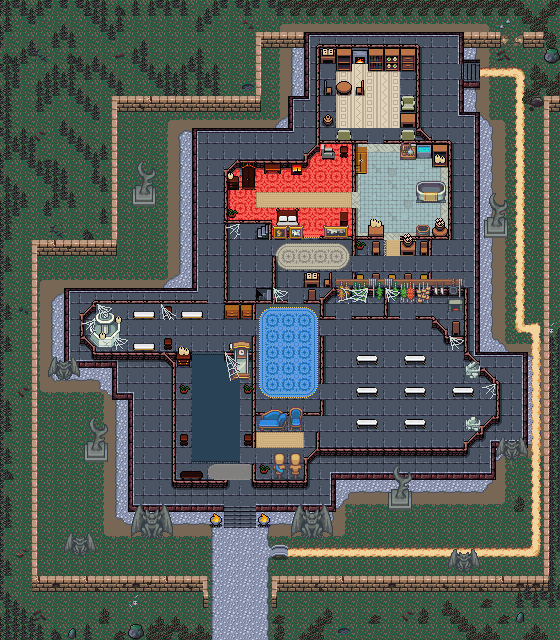

This is a level from a 2D game, rendered from its Tiled map with the project's own tilesets. A one-line summary and the map file follow, with tile-layer data summarised:
An orthogonal 35x40 tile map with 16x16 px tiles, 7 tile layers (Ground, Ground Clutter, Medium Ground, Medium Clutter, ...), 4 tilesets and 36 objects (Enemy).

<map version="1.10" tiledversion="1.11.2" orientation="orthogonal" renderorder="right-down" width="35" height="40" tilewidth="16" tileheight="16" infinite="0" nextlayerid="9" nextobjectid="39">
 <tileset firstgid="1" source="../../../../tileset/Inn_Dungeon.tsx" />
 <tileset firstgid="4481" source="../../../../tileset/inn_dungeon_floor.tsx" />
 <tileset firstgid="5106" source="../../../../tileset/inn_main.tsx" />
 <tileset firstgid="15218" source="../../../../tileset/buildings.tsx" />
 <layer id="1" name="Ground" width="35" height="40">
  <data>[1400 cells, 1400 non-empty, 16 distinct tile ids]</data>
 </layer>
 <layer id="2" name="Ground Clutter" width="35" height="40">
  <data>[1400 cells, 761 non-empty, 43 distinct tile ids]</data>
 </layer>
 <layer id="3" name="Medium Ground" width="35" height="40">
  <data>[1400 cells, 771 non-empty, 106 distinct tile ids]</data>
 </layer>
 <layer id="4" name="Medium Clutter" width="35" height="40">
  <data>[1400 cells, 443 non-empty, 132 distinct tile ids]</data>
 </layer>
 <layer id="5" name="Walls" width="35" height="40">
  <properties>
   <property name="spriteLayer" type="bool" value="true" />
  </properties>
  <data>[1400 cells, 134 non-empty, 58 distinct tile ids]</data>
 </layer>
 <objectgroup id="7" name="Object Layer 1">
  <object id="1" template="../../../../../../common/maps/obj/entry_left.tx" x="256" y="302.75">
   <properties>
    <property name="teleport" value="../Innistrad/maps/map/main_story/inn_approaches/davriels_mansion_dungeon.tmx.tmx" />
   </properties>
  </object>
  <object id="2" template="../../../../../../common/maps/obj/entry_left.tx" x="253.75" y="240.25">
   <properties>
    <property name="teleport" value="../Innistrad/maps/map/main_story/inn_approaches/davriels_mansion_2.tmx.tmx" />
   </properties>
  </object>
  <object id="4" template="../../../../../../common/maps/obj/entry_up.tx" x="214.667" y="640.667" width="54.6667" height="14" />
  <object id="5" template="../../../../../../common/maps/obj/enemy.tx" x="233" y="490.333">
   <properties>
    <property name="enemy" value="charmbreaker devil" />
    <property name="pursueRange" type="int" value="30" />
    <property name="threatRange" type="int" value="10" />
   </properties>
  </object>
  <object id="6" template="../../../../../../common/maps/obj/enemy.tx" name="Enemy" x="479.333" y="75" rotation="0">
   <properties>
    <property name="enemy" value="hobblefiend" />
    <property name="threatRange" type="int" value="30" />
    <property name="waypoints" value="8,9" />
   </properties>
  </object>
  <object id="7" template="../../../../../../common/maps/obj/enemy.tx" x="437.667" y="69">
   <properties>
    <property name="enemy" value="pitchburn_devil" />
    <property name="threatRange" type="int" value="15" />
    <property name="waypoints" value="10,11,10,12" />
   </properties>
  </object>
  <object id="8" template="../../../../../../common/maps/obj/waypoint.tx" x="511" y="131.667" />
  <object id="9" template="../../../../../../common/maps/obj/waypoint.tx" x="464.333" y="80.3333" />
  <object id="10" template="../../../../../../common/maps/obj/waypoint.tx" x="423.333" y="53.3333" />
  <object id="11" template="../../../../../../common/maps/obj/waypoint.tx" x="443.667" y="53.3333" />
  <object id="12" template="../../../../../../common/maps/obj/waypoint.tx" x="421.333" y="113.667" />
  <object id="13" template="../../../../../../common/maps/obj/enemy.tx" x="303" y="256.25">
   <properties>
    <property name="pursueRange" type="int" value="10000" />
    <property name="threatRange" type="int" value="15" />
    <property name="waypoints" value="19,14,19,15,17,16,17,18,19,20,21,22,23,24,20" />
   </properties>
  </object>
  <object id="14" template="../../../../../../common/maps/obj/waypoint.tx" x="257" y="256.25" />
  <object id="15" template="../../../../../../common/maps/obj/waypoint.tx" x="319.5" y="180" />
  <object id="16" template="../../../../../../common/maps/obj/waypoint.tx" x="375.75" y="95.75" />
  <object id="17" template="../../../../../../common/maps/obj/waypoint.tx" x="387.75" y="199.75" />
  <object id="18" template="../../../../../../common/maps/obj/waypoint.tx" x="384" y="271.25" />
  <object id="19" template="../../../../../../common/maps/obj/waypoint.tx" x="288.5" y="259.25" />
  <object id="20" template="../../../../../../common/maps/obj/waypoint.tx" x="289.5" y="336" />
  <object id="21" template="../../../../../../common/maps/obj/waypoint.tx" x="128" y="336.25" />
  <object id="22" template="../../../../../../common/maps/obj/waypoint.tx" x="384.25" y="336.5" />
  <object id="23" template="../../../../../../common/maps/obj/waypoint.tx" x="384" y="414.75" />
  <object id="24" template="../../../../../../common/maps/obj/waypoint.tx" x="317.5" y="400.75" />
  <object id="25" template="../../../../../../common/maps/obj/booster.tx" x="119.5" y="336.5">
   <properties>
    <property name="reward">[
  {
    "editions": [ "AVR", "VOW" ],
    "type": "card",
    "count": 6,
    "rarity": [ "Common" ]
  },
  {
    "editions": [ "VOW", "AVR" ],
    "type": "card",
    "count": 2,
    "rarity": [ "Uncommon" ]
  },
  {
    "editions": [ "AVR", "VOW" ],
    "type": "card",
    "count": 1,
    "rarity": [ "Rare", "Mythic Rare" ]
  }
]
</property>
   </properties>
  </object>
  <object id="26" template="../../../../../../common/maps/obj/gold.tx" x="177.5" y="415.25" />
  <object id="27" template="../../../../../../common/maps/obj/gold.tx" x="256" y="409.5" />
  <object id="28" template="../../../../../../common/maps/obj/gold.tx" x="366.5" y="316" />
  <object id="29" template="../../../../../../common/maps/obj/scroll.tx" x="430.5" y="306.75">
   <properties>
    <property name="reward" value="[ { &quot;type&quot;: &quot;card&quot;, &quot;cardName&quot;: &quot;Curse of Opulence&quot;, &quot;count&quot;: 1 } ]" />
   </properties>
  </object>
  <object id="30" template="../../../../../../common/maps/obj/gold.tx" x="479.75" y="417.75" />
  <object id="31" template="../../../../../../common/maps/obj/booster.tx" x="262.75" y="176.5">
   <properties>
    <property name="reward">[
  {
    "editions": [ "AVR", "VOW" ],
    "type": "card",
    "count": 6,
    "rarity": [ "Common" ]
  },
  {
    "editions": [ "VOW", "AVR" ],
    "type": "card",
    "count": 2,
    "rarity": [ "Uncommon" ]
  },
  {
    "editions": [ "AVR", "VOW" ],
    "type": "card",
    "count": 1,
    "rarity": [ "Rare", "Mythic Rare" ]
  }
]
</property>
   </properties>
  </object>
  <object id="32" template="../../../../../../common/maps/obj/treasure.tx" x="398" y="96">
   <properties>
    <property name="reward">[{
  "type": "randomCard",
  "count": 3,
  "colors": [ "colorID" ]
},{
  "type": "randomCard",
  "count": 2,
  "probability": 0.5,
  "rarity": [ "rare" ],
  "colors": [ "colorID" ]
},{
  "type": "randomCard",
  "probability": 0.35,
  "rarity": ["uncommon", "rare"],
  "count": 2,
  "addMaxCount": 4
}]</property>
   </properties>
  </object>
  <object id="33" template="../../../../../../common/maps/obj/scroll.tx" x="144.25" y="384.5">
   <properties>
    <property name="reward" value="[ { &quot;type&quot;: &quot;card&quot;, &quot;cardName&quot;: &quot;Vile Rebirth&quot;, &quot;count&quot;: 2 } ]" />
   </properties>
  </object>
  <object id="34" template="../../../../../../common/maps/obj/scroll.tx" x="12.5" y="40.25">
   <properties>
    <property name="reward" value="[ { &quot;type&quot;: &quot;card&quot;, &quot;cardName&quot;: &quot;Reprobation&quot;, &quot;count&quot;: 2 } ]" />
   </properties>
  </object>
  </objectgroup>
 <layer id="6" name="above" width="35" height="40">
  <data>[1400 cells, 73 non-empty, 53 distinct tile ids]</data>
 </layer>
 <layer id="8" name="above clutter" width="35" height="40">
  <data>[1400 cells, 21 non-empty, 12 distinct tile ids]</data>
 </layer>
</map>
<!-- 3 of 36 objects omitted -->
